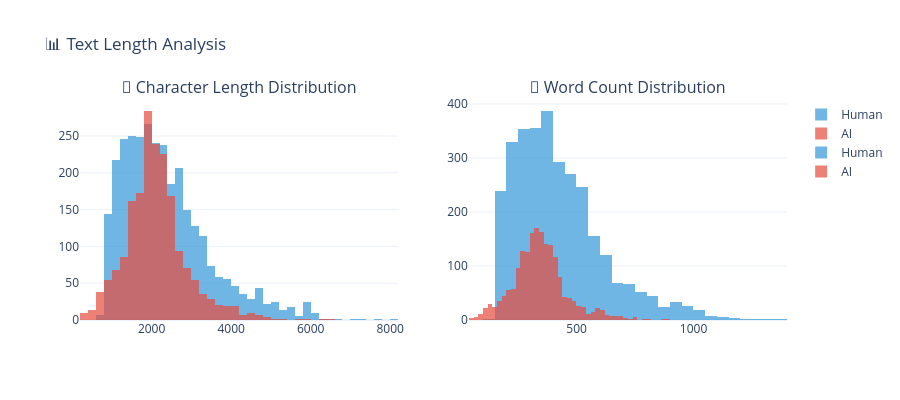

Notebook source saved alongside this figure:
### Code cell
# ============================================
# 💬 TEXT LENGTH DISTRIBUTION
# ============================================

df_sample['text_length'] = df_sample['text'].str.len()
df_sample['word_count'] = df_sample['text'].str.split().str.len()

fig = make_subplots(rows=1, cols=2,
                    subplot_titles=('📏 Character Length Distribution', 
                                  '📝 Word Count Distribution'))

# Character length
for label, color, name in [(0, COLOR_PALETTE['primary'], 'Human'), 
                           (1, COLOR_PALETTE['secondary'], 'AI')]:
    data = df_sample[df_sample['generated'] == label]['text_length']
    fig.add_trace(
        go.Histogram(x=data, name=name, opacity=0.7,
                    marker_color=color, nbinsx=50),
        row=1, col=1
    )

# Word count
for label, color, name in [(0, COLOR_PALETTE['primary'], 'Human'), 
                           (1, COLOR_PALETTE['secondary'], 'AI')]:
    data = df_sample[df_sample['generated'] == label]['word_count']
    fig.add_trace(
        go.Histogram(x=data, name=name, opacity=0.7,
                    marker_color=color, nbinsx=50),
        row=1, col=2
    )

fig.update_layout(
    title_text="📊 Text Length Analysis",
    height=400,
    template='plotly_white',
    barmode='overlay'
)

fig.show()

print("📈 Length Statistics:")
print(df_sample.groupby('generated')[['text_length', 'word_count']].describe())

### Figure 1 — Plotly figure (JSON) as saved in the notebook; plotly's stock layout.template omitted (floating-point values rounded to 4 significant figures; data arrays with more than 128 entries replaced by an {"elided": "..."} marker saying what was removed)
{"data": [{"marker": {"color": "#3498db"}, "name": "Human", "nbinsx": 50, "opacity": 0.7, "type": "histogram", "x": {"elided": "3106 int values"}, "xaxis": "x", "yaxis": "y"}, {"marker": {"color": "#e74c3c"}, "name": "AI", "nbinsx": 50, "opacity": 0.7, "type": "histogram", "x": {"elided": "1894 int values"}, "xaxis": "x", "yaxis": "y"}, {"marker": {"color": "#3498db"}, "name": "Human", "nbinsx": 50, "opacity": 0.7, "type": "histogram", "x": {"elided": "3106 int values"}, "xaxis": "x2", "yaxis": "y2"}, {"marker": {"color": "#e74c3c"}, "name": "AI", "nbinsx": 50, "opacity": 0.7, "type": "histogram", "x": {"elided": "1894 int values"}, "xaxis": "x2", "yaxis": "y2"}], "layout": {"annotations": [{"font": {"size": 16}, "showarrow": false, "text": "📏 Character Length Distribution", "x": 0.225, "xanchor": "center", "xref": "paper", "y": 1, "yanchor": "bottom", "yref": "paper"}, {"font": {"size": 16}, "showarrow": false, "text": "📝 Word Count Distribution", "x": 0.775, "xanchor": "center", "xref": "paper", "y": 1, "yanchor": "bottom", "yref": "paper"}], "barmode": "overlay", "height": 400, "title": {"text": "📊 Text Length Analysis"}, "xaxis": {"anchor": "y", "domain": [0, 0.45]}, "xaxis2": {"anchor": "y2", "domain": [0.55, 1]}, "yaxis": {"anchor": "x", "domain": [0, 1]}, "yaxis2": {"anchor": "x2", "domain": [0, 1]}}}
